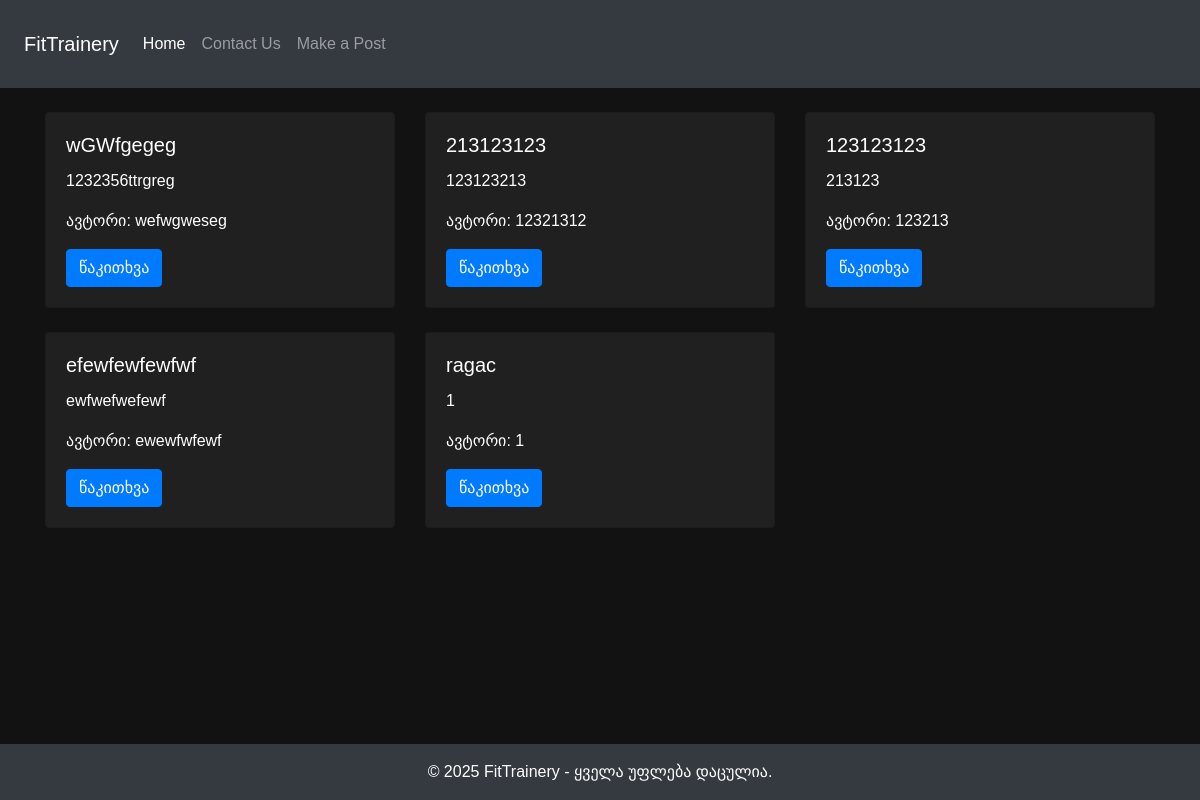
/nutrition, run on the app's committed database.
### tables this page shows
CREATE TABLE posts (
                id INTEGER PRIMARY KEY AUTOINCREMENT,
                title TEXT NOT NULL,
                author TEXT NOT NULL,
                description TEXT NOT NULL,
                information TEXT NOT NULL
            , category TEXT NOT NULL);

### app_main.py (the view)
@app.route("/nutrition", methods=["GET"])
def nutrition():
    nutrition_posts = []
    with sqlite3.connect('fitnessproject.db') as conn:
        c = conn.cursor()
        c.execute('''
            SELECT * FROM posts WHERE category = ? ORDER BY id DESC
        ''', ("NUTRITION",))
        n_posts = c.fetchall()
        for row in n_posts:
            nutrition_posts.append({'id': row[0], 'title': row[1], 'author': row[2], 'description': row[3], 'information': row[4]})
    return render_template("nutrition.html", nutrition_posts=nutrition_posts)

### templates/nutrition.html (shortened to what this page needs)
<!doctype html>
<html lang="en">
<head>
    <link rel="stylesheet" href="https://cdn.jsdelivr.net/npm/bootstrap@4.4.1/dist/css/bootstrap.min.css">
</head>
<body style="background-color: #121212;">
{% include "navbar.html" %}
<div class="container mt-4">
    <div class="row">
        {% for row in nutrition_posts %}
        <div class="col-md-4 d-flex align-items-stretch mb-4">
            <div class="card w-100" style="background-color: #202020; height: 100%;">
                <div class="card-body">
                    <h5 class="card-title text-white">{{ row['title'] }}</h5>
                    <p class="card-text text-white">{{ row['description'] }}</p>
                    <p class="card-text text-white">ავტორი: {{ row['author'] }}</p>
                    <a href="/posts/{{row['id']}}" class="btn btn-primary">წაკითხვა</a>
                </div>
            </div>
        </div>
        {% endfor %}
    </div>
</div>
{% include "footer.html" %}
</body>
</html>

### templates/footer.html (style rules this page uses)
body { font-family: "ALK Sanet", sans-serif; }

### data on the page
posts: title "wGWfgegeg", description "1232356ttrgreg", author "wefwgweseg"
posts: title "213123123", description "123123213", author "12321312"
posts: title "123123123", description "213123", author "123213"
posts: title "efewfewfewfwf", description "ewfwefwefewf", author "ewewfwfewf"
posts: title "ragac", description "1", author "1"
